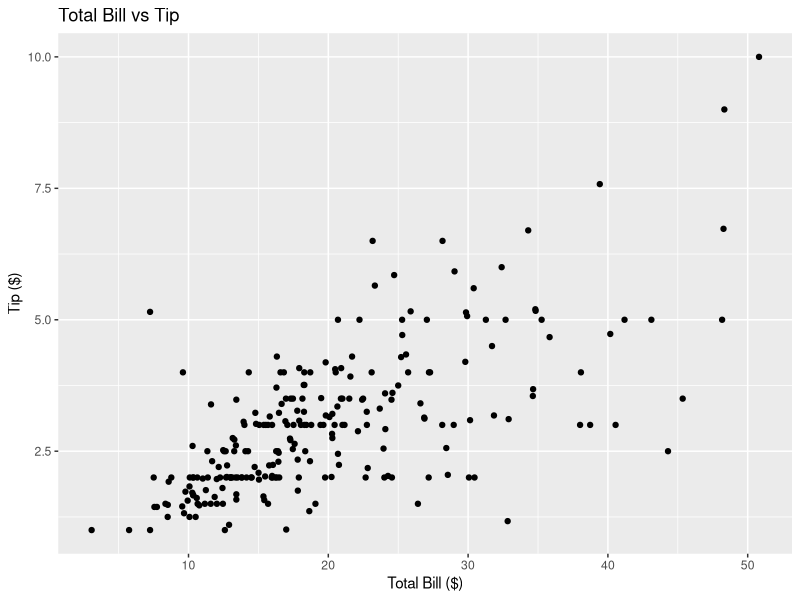
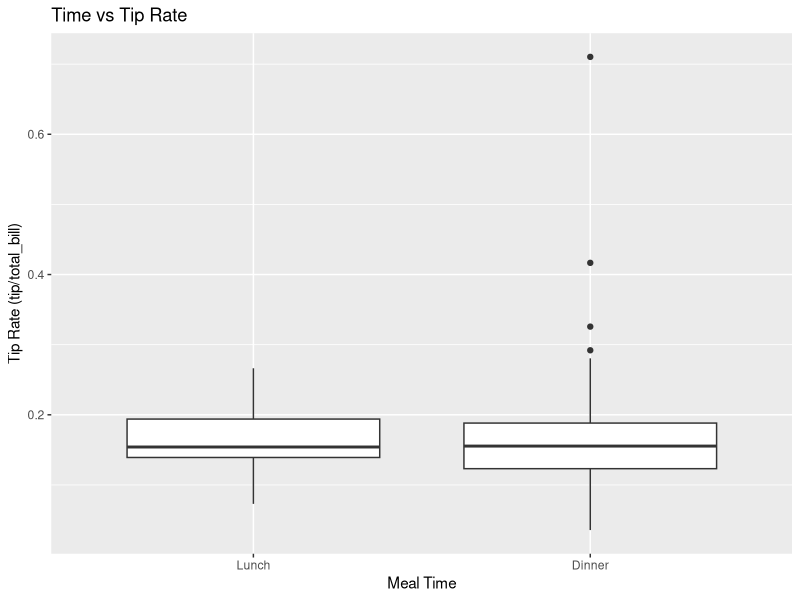
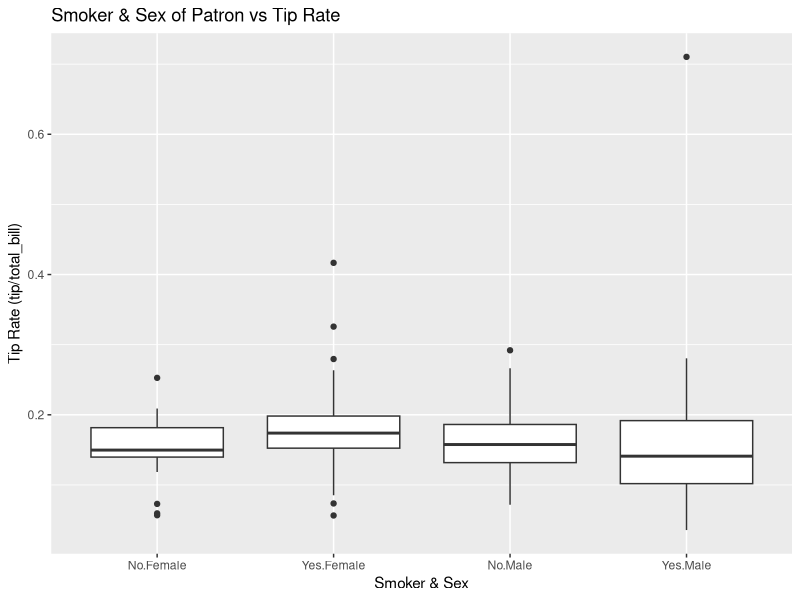
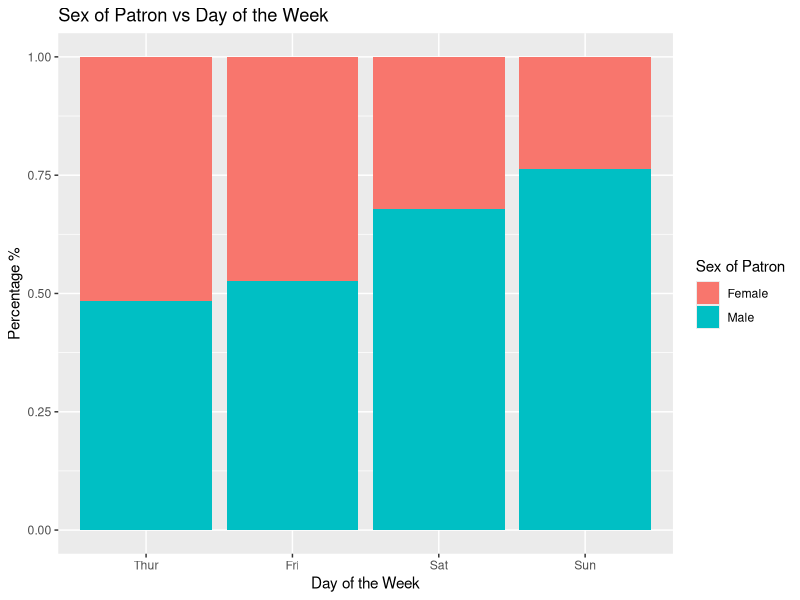

These figures' R source, in order:
## ---- chunk 1
knitr::opts_chunk$set(echo = TRUE)
library(reshape2)
library(ggplot2)
## ---- chunk 2
numParty <- nrow(tips)
numParty
## ---- chunk 3
str(tips)
## ---- chunk 4
day <- tips$day
day = factor(day, levels(day)[c(4, 1:3)])
levels(day)
tips$day <- day
day
## ---- chunk 5
female5 <- tips[tips$sex == 'Female' & tips$size >= 5, ]
female5
## ---- chunk 6
ggplot(tips, aes(x=total_bill, y=tip)) + geom_point() + labs(title="Total Bill vs Tip", x = "Total Bill ($)", y = "Tip ($)")
## ---- chunk 7
tips$tiprate = tips$tip / tips$total_bill
mean(tips$tiprate)
## ---- chunk 8
tips$time = factor(tips$time, levels(tips$time)[c(2,1)])
ggplot(tips, aes(x=time, y=tiprate)) + geom_boxplot() + labs(x="Meal Time", y="Tip Rate (tip/total_bill)", title="Time vs Tip Rate")
## ---- chunk 9
tips$ss <- interaction(tips$smoker, tips$sex)
ggplot(tips, aes(x=ss, y = tiprate)) + geom_boxplot() + labs(x="Smoker & Sex", y="Tip Rate (tip/total_bill)", title = "Smoker & Sex of Patron vs Tip Rate")
## ---- chunk 10
ggplot(tips, aes(fill=sex, y=1,x=day)) + geom_bar(position="fill", stat="identity") + labs(title="Sex of Patron vs Day of the Week",y="Percentage %", x="Day of the Week", fill="Sex of Patron")
